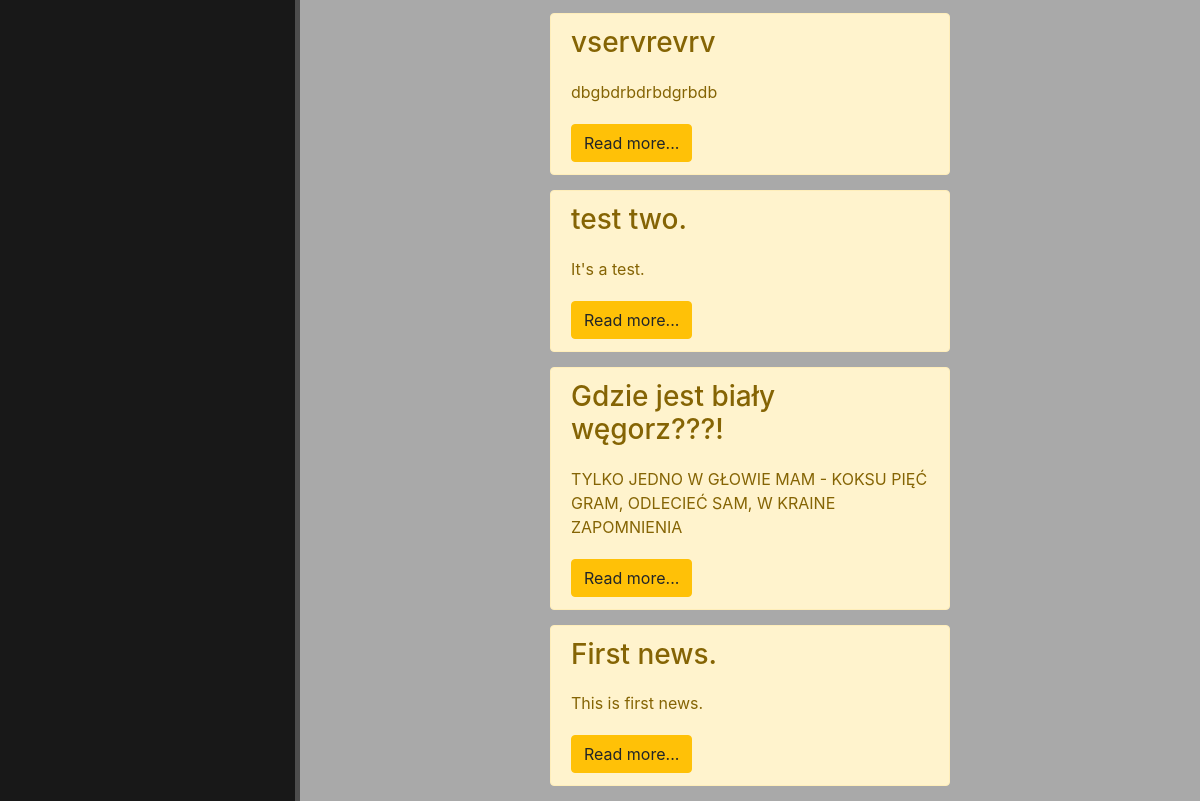
Before: /news/ (lower part) with the older database file.
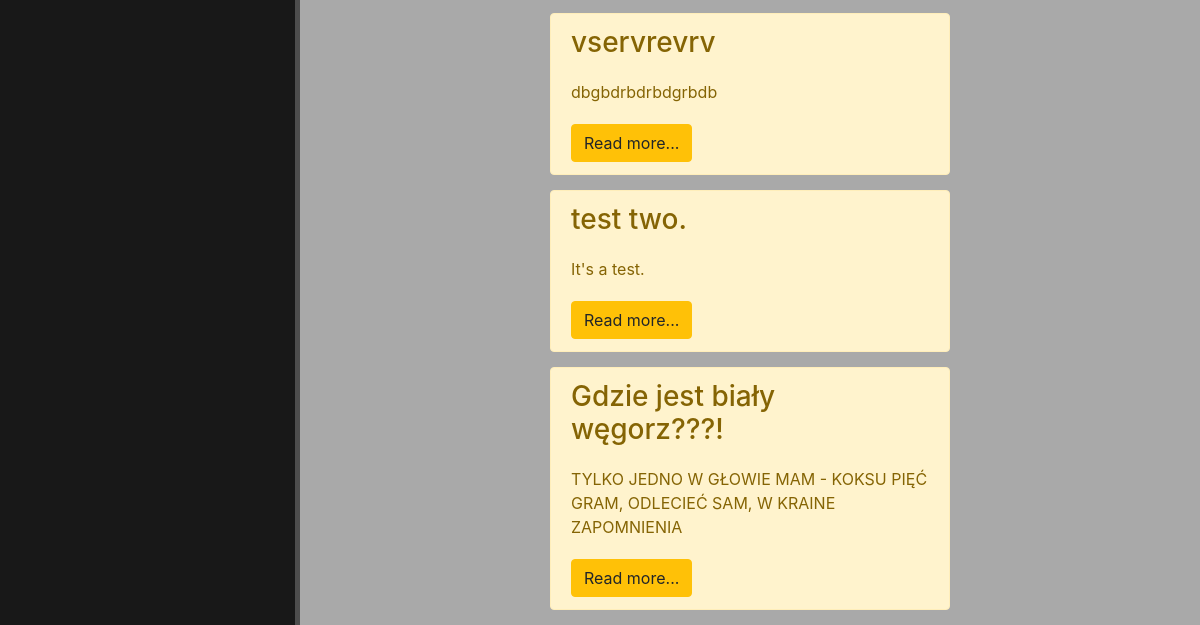
After: the same page with the newer database file.
### news/models.py (models this page shows, shortened)
class Articles(models.Model):
    title = models.CharField('Name', max_length=50)
    anouncement = models.CharField('Anouncement', max_length=250)
    full_text = models.TextField('Article')
    date = models.DateTimeField('Date')
    class Meta:
        verbose_name = 'news'
        verbose_name_plural = 'all news'

### news/views.py (the view)
def news_home(request):
    news = Articles.objects.order_by('-date')  # .order_by('Date')[:4]
    return render(request, 'news/news_home.html', {'news': news})

### news/templates/news/news_home.html (shortened to what this page needs)
{% extends 'main/layout.html' %}
{% block content %}
    <div class="features">
        {% if news %}
            {% for el in news %}
                <div class="alert alert-warning">
                    <h3>{{ el.title }}</h3>
                    <p>{{ el.anouncement }}</p>
                    <a href="{% url 'news-detail' el.id %}" class="btn btn-warning">Read more...</a>
                </div>
            {% endfor %}
        {% else %}
            <p>Nothing!</p>
        {% endif %}
    </div>
{% endblock %}

Changed rows visible on the page:
removed Articles: title "First news.", anouncement "This is first news."
